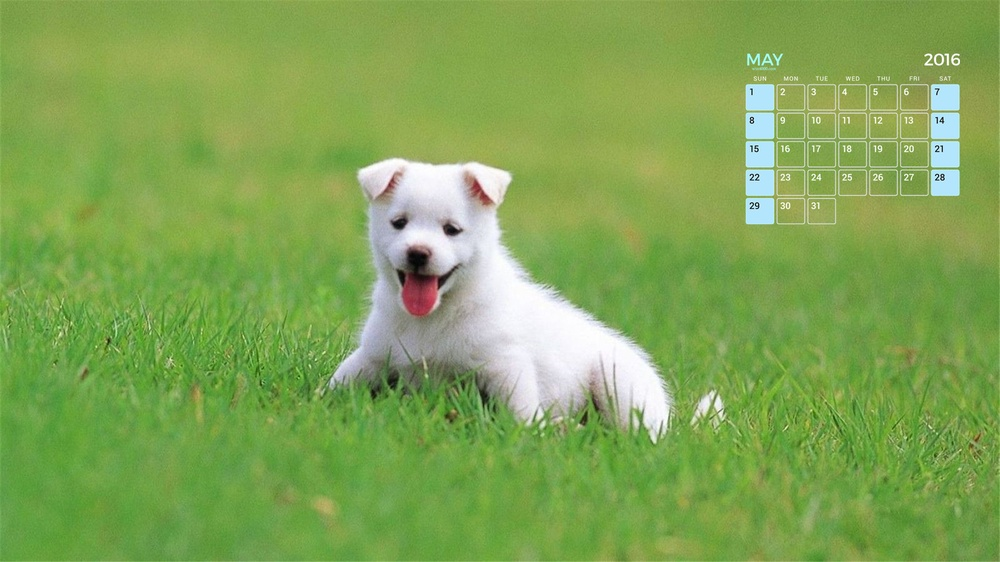
#> input picture examples/opencv-qing-song-ru-men/ch12/dog.jpg, 1000 x 562 px, shrunk from 1920 x 1080 before the run, given in place of dog.jpeg, which was not available
$ python 7-2.py
#> lines starting #> are read from the running program, lines starting #| are printed output that depends on the picture; pictures that were not available may be replaced by others from this repository, and a replacement may not be noted
import cv2

dog = cv2.imread('images/dog.jpeg')
#> dog is the input picture: shape (562, 1000, 3); mean B, G, R 84.9, 165.3, 129
new1 = cv2.flip(dog, 0)
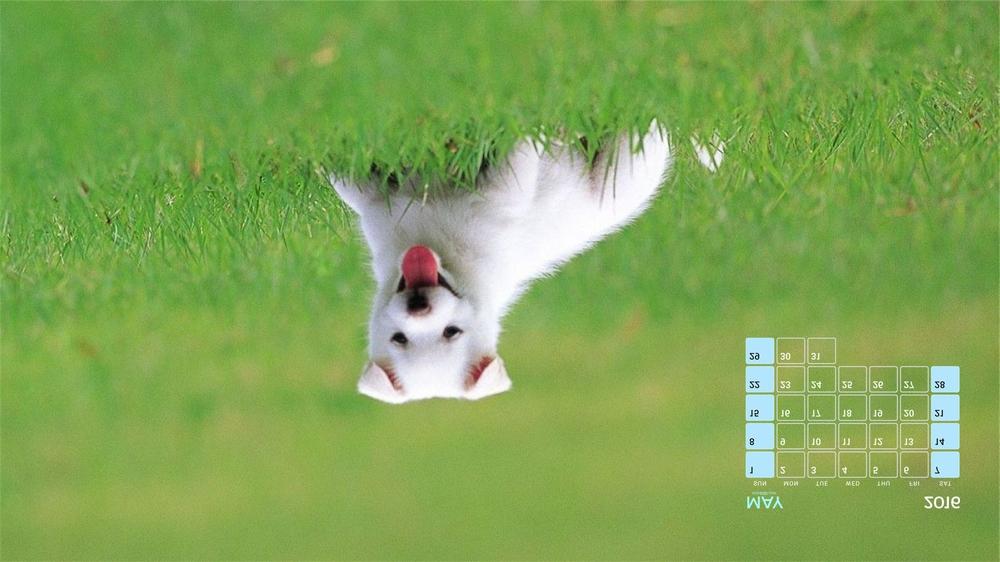
#> new1: shape (562, 1000, 3); mean B, G, R 84.9, 165.3, 129
new2 = cv2.flip(dog, 1)
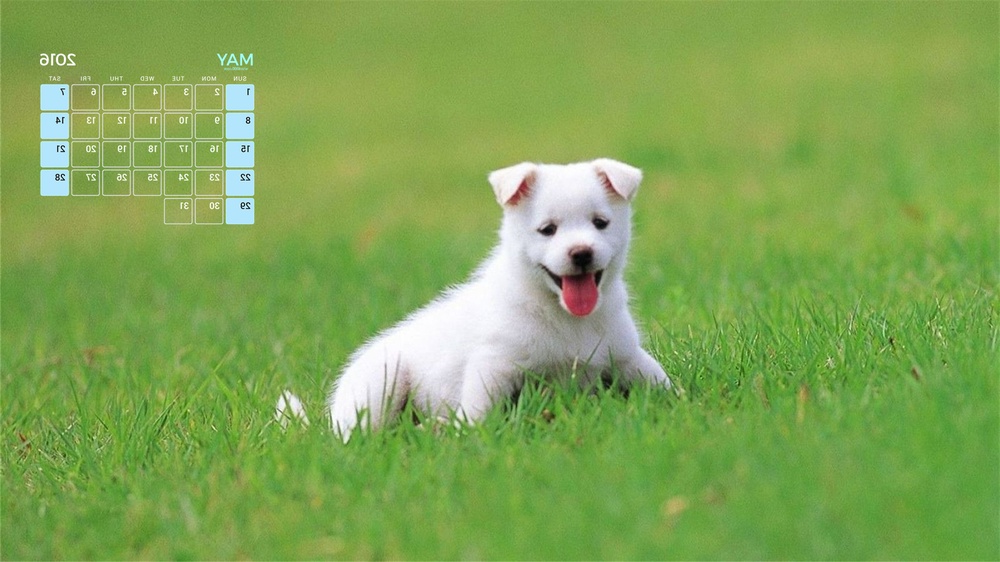
#> new2: shape (562, 1000, 3); mean B, G, R 84.9, 165.3, 129
new3 = cv2.flip(dog, -1)
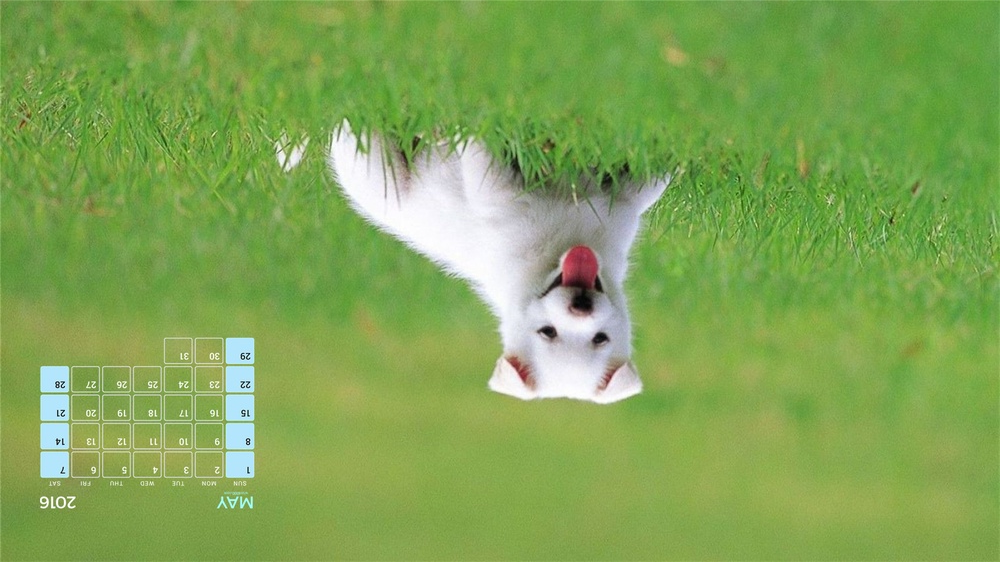
#> new3: shape (562, 1000, 3); mean B, G, R 84.9, 165.3, 129

cv2.imshow('dog', dog)
cv2.imshow('new1', new1)
cv2.imshow('new2', new2)
cv2.imshow('new3', new3)

cv2.waitKey(0)
cv2.destroyAllWindows()

# flip: https://bit.ly/3ydxTDX
